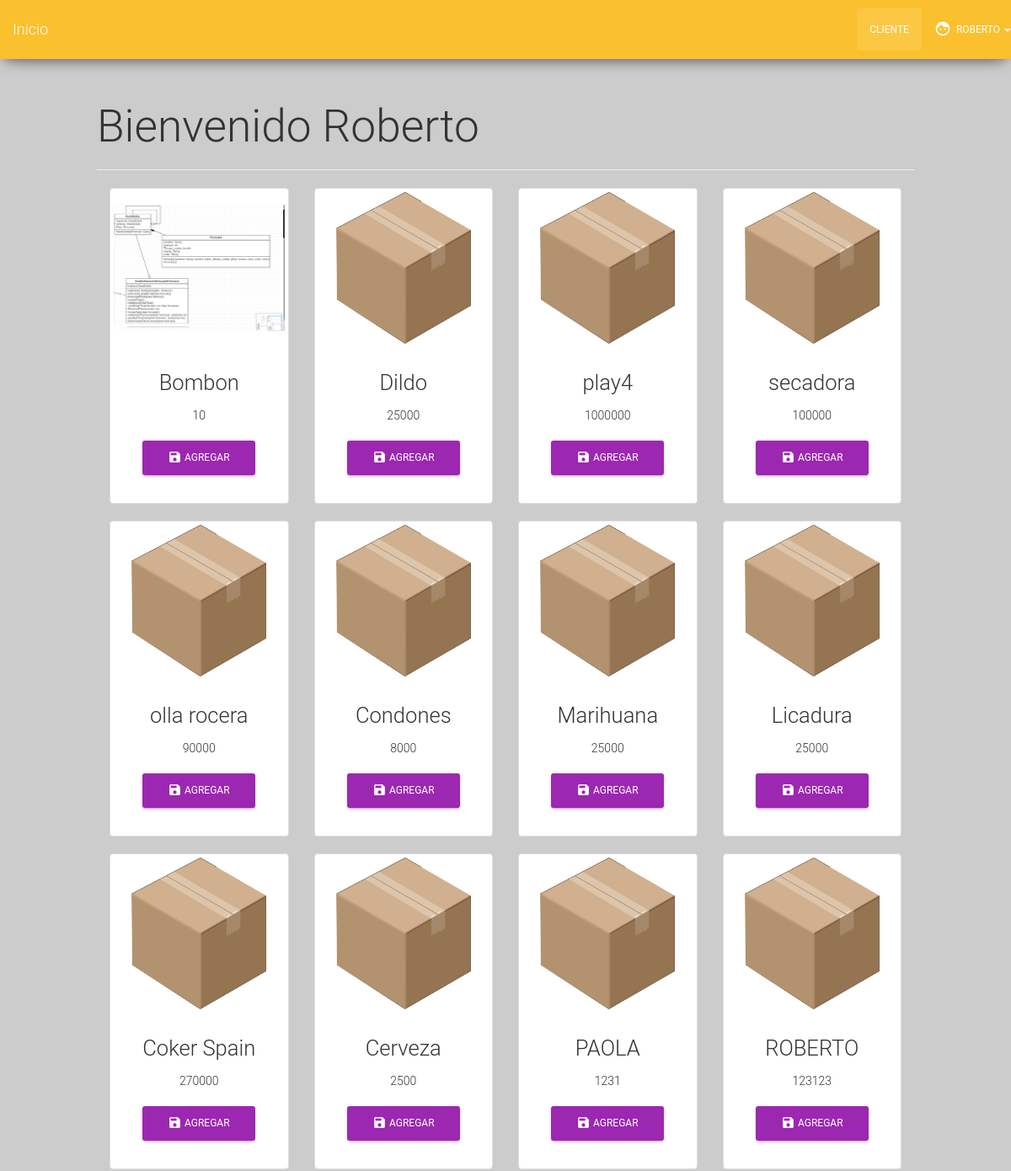
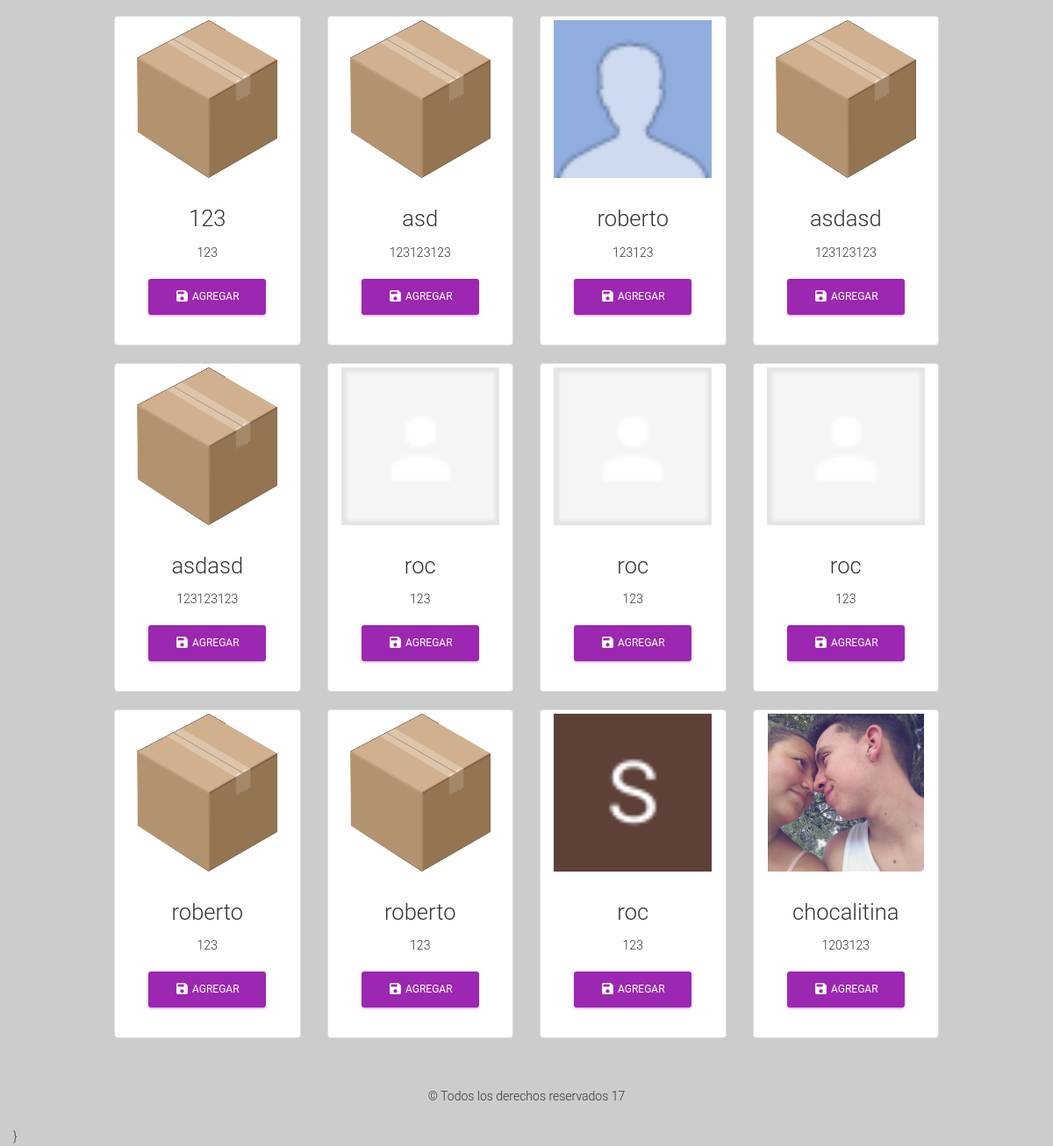
/pdo/cliente.php (signed in), run on the app's committed database (2 pictures, top to bottom).
### tables this page shows
CREATE TABLE `articulos` (
  `id` int(11) NOT NULL,
  `nombre` varchar(24) NOT NULL,
  `precio` int(11) NOT NULL,
  `imagen` varchar(128) NOT NULL DEFAULT 'public/imgs/articles/default.png'
);

### pdo/config/app.php (called while the page is built, shortened)
<?php
	$base_url = 'http://localhost/adsi32/pdo/';
	$assets_css = $base_url.'public/css/';
	$assets_icon = $base_url.'iconfont/';

### pdo/config/database.php (called while the page is built, shortened)
<?php
function showArticles($con){
	try {
		$stm = $con->prepare("select * from articulos");
		$stm->execute();
		return $stm->fetchAll();
	} catch (PDOException $e) {
		echo $e->getMessage();
	}
}

### pdo/cliente.php (the view, shortened to what this page needs)
<?php
	require 'config/app.php' ;
	require 'config/database.php';
	include 'template/header.inc';
	include 'template/navbar.inc';
?>
<div class="container-fluid">
	<div class="row">
		<div class="col-md-10 col-md-offset-1">
			<h1>Bienvenido <?=$_SESSION['unombres'];?></h1>
			<hr>
		<?php $arts=showArticles($con); ?>
		<?php foreach($arts as $art): ?>
	<div class="col-md-3">
		<div class="thumbnail text-center">
      <figure style="
							      background-image: url(<?=$base_url.$art['imagen']?>);
							      background-position: center;
							      background-repeat: no-repeat;
							      background-size: contain;
							      width: 100%;
							      height: 180px";>
							      </figure>
      <div class="caption">
        <h3><?= $art['nombre'];  ?></h3>
        <p><?= $art['precio'] ?></p>
        <p><a href="#" class="btn btn-primary" role="button">
        	<i class="material-icons">save</i>
        	agregar
        </a></p>
  </div>
	</div>
	</div>
<?php endforeach; ?>
	</div>
</div>
<?php include 'template/footer.inc'; ?>

### pdo/template/header.inc (shortened to what this page needs)
<!DOCTYPE html>
<html lang="en">
<head>
	<link rel="stylesheet" href="<?=$assets_css?>bootstrap.min.css">
	<link rel="stylesheet" href="<?=$assets_css?>custom.css">
	<link rel="stylesheet" href="<?=$assets_css?>material-kit.css">
	<link rel="stylesheet" href="<?=$assets_icon?>material-icons.css">
</head>
<body>

### pdo/template/navbar.inc (shortened to what this page needs)
<div class="navbar navbar-warning navbar-fixed-top">
	<div class="navbar-header">
		<a href="<?=$base_url;?>" class="navbar-brand">Inicio</a>
	</div>
	<div class="collapse navbar-collapse" id="bs-example-navbar-collapse-1">
		<ul class="nav navbar-nav navbar-right">
		<li class="active	"><a href="javascript:;" class="text-uppercase">
			<?=$_SESSION['urol'];?>
		</a>
		</li>
			<li class="dropdown">
				<a href="" class="dropdown-toggle"
				data-toggle="dropdown"
				role="button"
				aria-haspopup="true"
				aria-expanded="false">
				<i class="material-icons">face</i>
					<?= $_SESSION['unombres'];?>
				<span class="caret"></span>
				</a>
			</li>
		</ul>
	</div>
</div>

### pdo/template/footer.inc (shortened to what this page needs)
<br>
<footer>
	<p class="text-center">
		&copy;  Todos los derechos reservados <?=date('y')?>
	</p>
</footer>
<script src="<?=$assets_js?>jquery.form-validator.es.js"></script>}
</body>

### pdo/public/css/custom.css (style rules this page uses)
div.container-fluid { padding-top:100px; }

### data on the page
articulos: imagen (picture), nombre "Bombon", precio "10"
articulos: imagen (placeholder picture), nombre "Dildo", precio "25000"
articulos: imagen (placeholder picture), nombre "play4", precio "1000000"
articulos: imagen (placeholder picture), nombre "secadora", precio "100000"
articulos: imagen (placeholder picture), nombre "olla rocera", precio "90000"
articulos: imagen (placeholder picture), nombre "Condones", precio "8000"
articulos: imagen (placeholder picture), nombre "Marihuana", precio "25000"
articulos: imagen (placeholder picture), nombre "Licadura", precio "25000"
articulos: imagen (placeholder picture), nombre "Coker Spain", precio "270000"
articulos: imagen (placeholder picture), nombre "Cerveza", precio "2500"
articulos: imagen (placeholder picture), nombre "PAOLA", precio "1231"
articulos: imagen (placeholder picture), nombre "ROBERTO", precio "123123"
articulos: imagen (placeholder picture), nombre "123", precio "123"
articulos: imagen (placeholder picture), nombre "asd", precio "123123123"
articulos: imagen (picture), nombre "roberto", precio "123123"
articulos: imagen (placeholder picture), nombre "asdasd", precio "123123123"
articulos: imagen (placeholder picture), nombre "asdasd", precio "123123123"
articulos: imagen (picture), nombre "roc", precio "123"
articulos: imagen (picture), nombre "roc", precio "123"
articulos: imagen (picture), nombre "roc", precio "123"
articulos: imagen (placeholder picture), nombre "roberto", precio "123"
articulos: imagen (placeholder picture), nombre "roberto", precio "123"
articulos: imagen (picture), nombre "roc", precio "123"
articulos: imagen (picture), nombre "chocalitina", precio "1203123"

### other printed values
$_SESSION['urol'] "CLIENTE"
$_SESSION['unombres'] "ROBERTO"
$_SESSION['unombres'] "Roberto"
